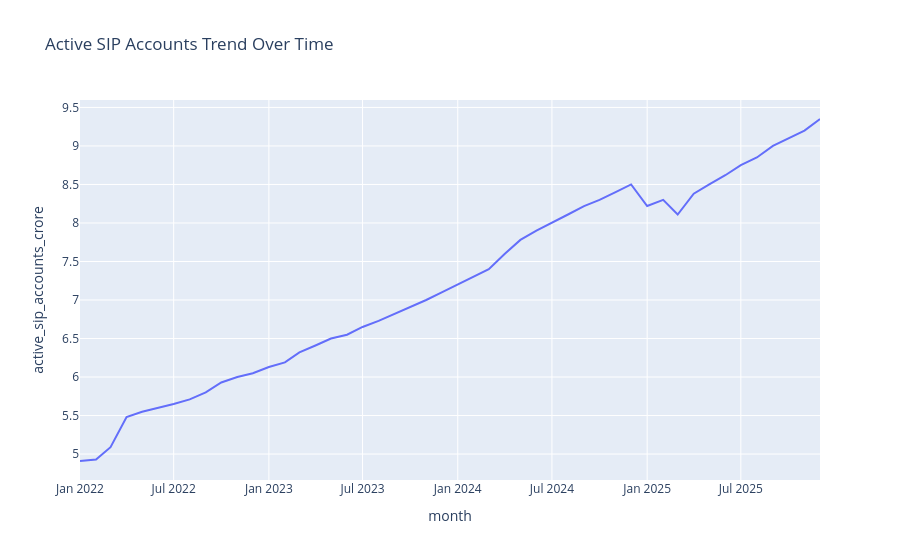

The code cell stored with this chart in its notebook:
### Code cell
import plotly.express as px

fig = px.line(
    sip,
    x='month',
    y='active_sip_accounts_crore',
    title='Active SIP Accounts Trend Over Time'
)

fig.show()
